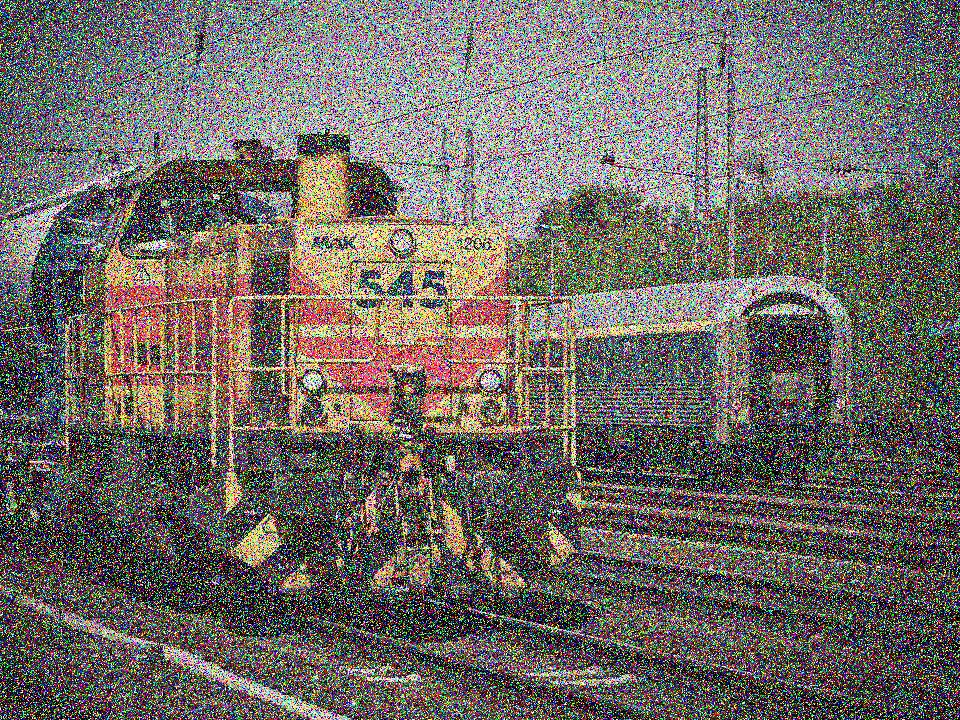
#> input picture OpenCV/pictures/train.jpg, 960 x 720 px
$ python morphology.py
#> lines starting #> are read from the running program, lines starting #| are printed output that depends on the picture
import cv2 as cv
import numpy as np

pic = cv.imread("pictures/train.jpg")
#> pic is the input picture: shape (720, 960, 3); mean B, G, R 102, 106.2, 111.9

kernel = np.ones((5, 5), np.uint8)

# [6 lines of commented-out code are left out]
blackhat = cv.morphologyEx(pic, cv.MORPH_BLACKHAT, kernel)
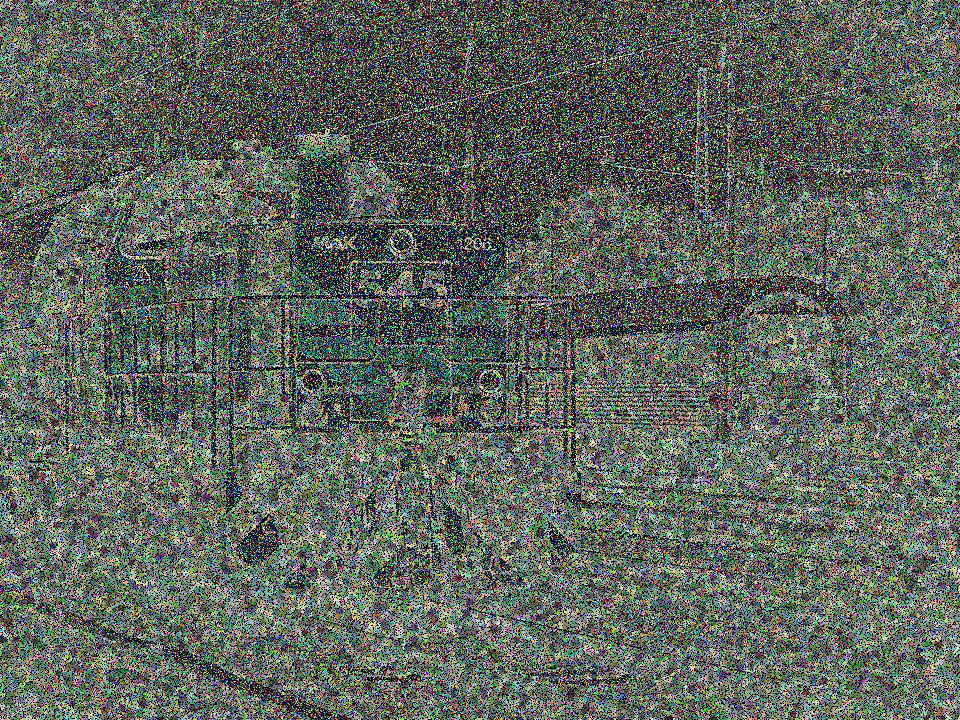
#> blackhat: shape (720, 960, 3); mean B, G, R 94, 101.9, 95


# [6 lines of commented-out code are left out]
cv.imshow("blackhat", blackhat)


cv.waitKey(0)
cv.destroyAllWindows()

$ run again, with OpenCV/pictures/manzara.png saved as OpenCV/pictures/train.jpg
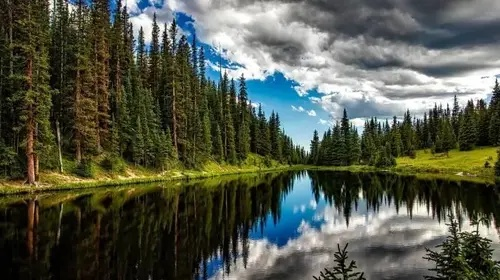
#> input picture OpenCV/pictures/manzara.png, 500 x 280 px
#> pic is the input picture: shape (280, 500, 3); mean B, G, R 75.4, 88.8, 84.3
#> `blackhat = cv.morphologyEx(pic, cv.MORPH_BLACKHAT, kernel)`:
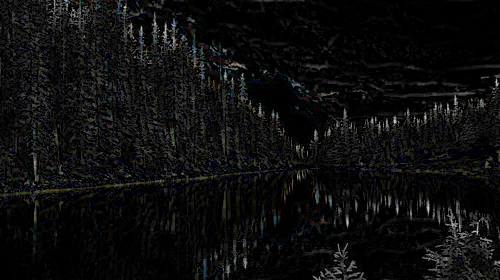
#> blackhat: shape (280, 500, 3); mean B, G, R 13.7, 13.7, 13.5
